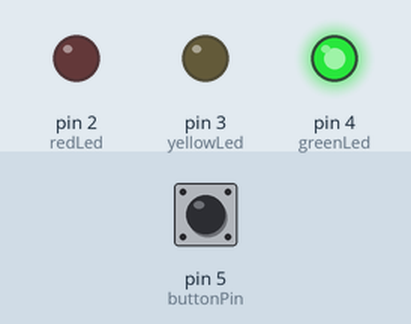
A sketch run on a simulated Arduino Uno, built with avr-gcc and run on an emulated ATmega328P. On the bench: output pins drawn as LEDs (lit = HIGH). The test bench sets the inputs (shaded band); at power-on: pin 5 (buttonPin) LOW.

Above: at 1.0 s.
At 3.0 s:
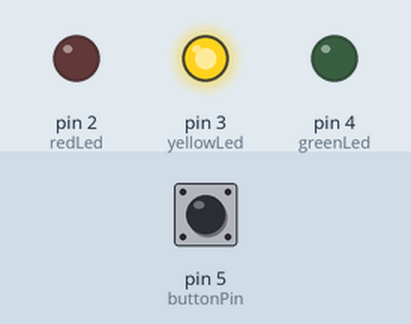
At 5.0 s:
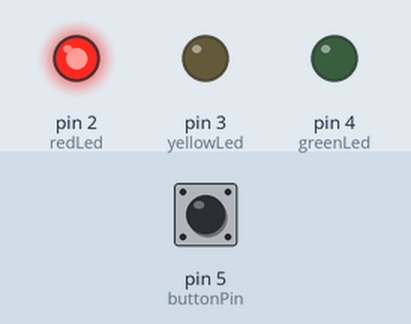
Timing chart, 0 to 7.8 s (numbered marks = the images above):
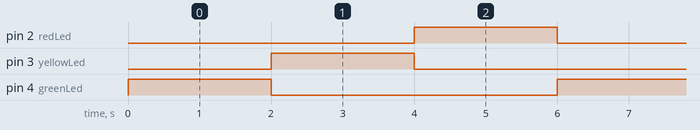

Measured:
- by itself, pin 2 (redLed), pin 3 (yellowLed), pin 4 (greenLed): alternates HIGH for 2.0 s and LOW for 4.0 s
- by itself, everything shown: repeats every 6.0 s, in 3 steps

The sketch:

traffic_light1.ino
```cpp
const int redLed = 2;
const int yellowLed = 3;
const int greenLed = 4;
const int buttonPin = 5;
void setup() {
    pinMode(redLed, OUTPUT);
    pinMode(yellowLed, OUTPUT);
    pinMode(greenLed, OUTPUT);
    pinMode(buttonPin, INPUT); }
void loop() {
    if (digitalRead(buttonPin) == HIGH) {
        digitalWrite(greenLed, LOW);
        digitalWrite(yellowLed, LOW);
        digitalWrite(redLed, HIGH);
        delay(5000);  }
  else if (digitalRead(buttonPin) == LOW){
        digitalWrite(greenLed, HIGH);
        digitalWrite(yellowLed, LOW);
        digitalWrite(redLed, LOW);
        delay(2000);

        digitalWrite(greenLed, LOW);
        digitalWrite(yellowLed, HIGH);
        digitalWrite(redLed, LOW);
        delay(2000);

        digitalWrite(greenLed, LOW);
        digitalWrite(yellowLed, LOW);
        digitalWrite(redLed, HIGH);
        delay(2000);
    } }
```
